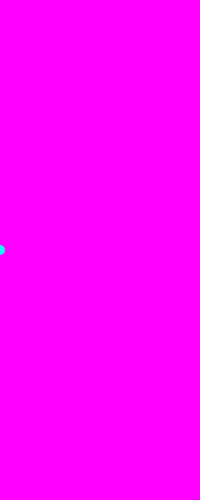
Frame 1 (no input)
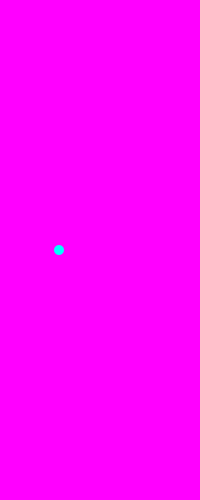
Frame 60 (the mouse pressed at the canvas centre just before this capture)
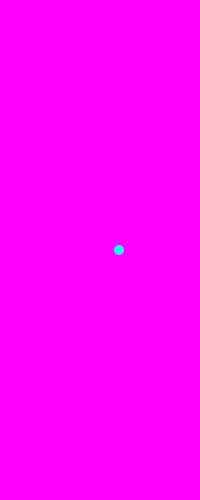
Frame 120 (the mouse held since frame 60 and released just before this capture)

The Processing sketch that drew these frames (run headless with seeded random() and noise(); from frame 60 on, the mouse is pressed at the canvas centre):

// Processing sketch: s04t03If01
// ── s04t03If01.pde
// UDD - Expresión Digital II
// ++ -- += -= *= /=

// Variables declara, inicializa, usa
int cx; //cicleX circleY cx c1 etc cambiar a float
int c1;
int c2;
int x;
int y;

boolean b;

void setup() {
  size(200, 500); //(200, 500);

  cx = 10; //width/2
  c1 = color(255, 0, 255);
  c2 = color(0, 255, 255);
  x = 0; //width/2;
  y = height/2;

  b = true;

  background(c1);
}

void draw() {
  background(c1);
  noStroke();
  if (x == width) {
    x = 0;
  }
  if (b == true) {
    //ellipse cyan
    fill(c2);
    ellipse(x, y, cx, cx);
    
  } else if (b == false) {
    //ellipse magenta + fondo cyan
    background(c2);
    fill(c1);
    ellipse(x, y, cx, cx);
  }  
  x ++;
}

void keyPressed() {
  if (key == 'a') {
    b = true;
  }
  if (key == 's') {
    b = false;
  }
}
